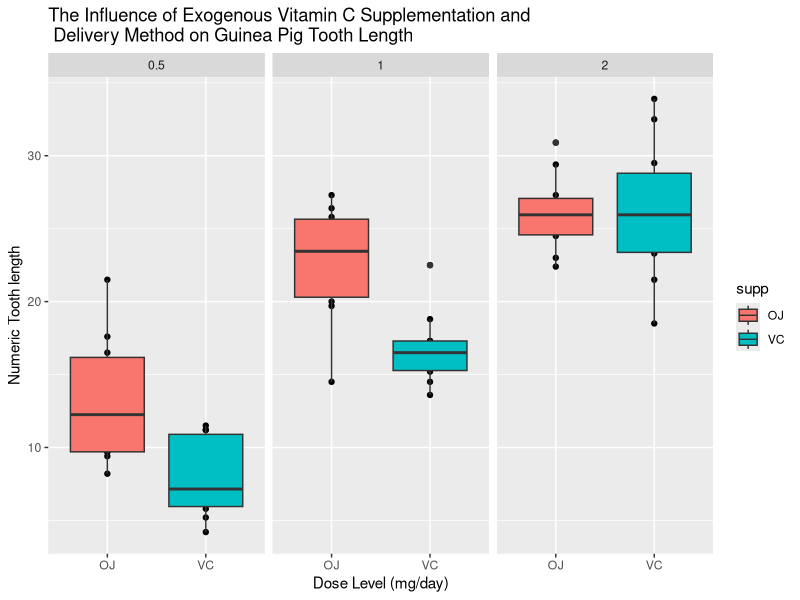

The R source for this figure:
## ---- chunk 1
apply(Titanic, c(3,4), sum)
## ---- chunk 2
x <- 52
y <- 57
z <- x + y
z
## ---- chunk 3
x <- 1438
y <- 654
z <- x + y
z
## ---- chunk 4
apply(Titanic, c(2,3), sum)
## ---- chunk 5
apply(Titanic, c(3, 4), sum)
## ---- chunk 6
x <- 57
y <- 52 + 57
z <- x / y
z
## ---- chunk 7
x <- 654
y <- 1438 + 654
z <- x / y
z
## ---- chunk 8
apply(Titanic, c(1, 4), sum)
## ---- chunk 9
x <- 203
y <- 122 + 203
z <- x / y
z
## ---- chunk 10
x <- 118
y <- 167 + 118
z <- x / y
z
## ---- chunk 11
x <- 178
y <- 528 + 178
z <- x / y
z
## ---- chunk 12
x <- 212
y <- 673 + 212
z <- x / y
z
## ---- chunk 13
library(tidyverse)
library(ggplot2)
## ---- chunk 14
ToothGrowth <- read.table("guinea_pigs_tooth_growth.txt", header = TRUE)
## ---- chunk 15
str(ToothGrowth)
## ---- chunk 16
qplot(supp,len,data=ToothGrowth, facets=~dose, main="The Influence of Exogenous Vitamin C Supplementation and \n Delivery Method on Guinea Pig Tooth Length",xlab="Dose Level (mg/day)", ylab="Numeric Tooth length") + geom_boxplot(aes(fill = supp))
